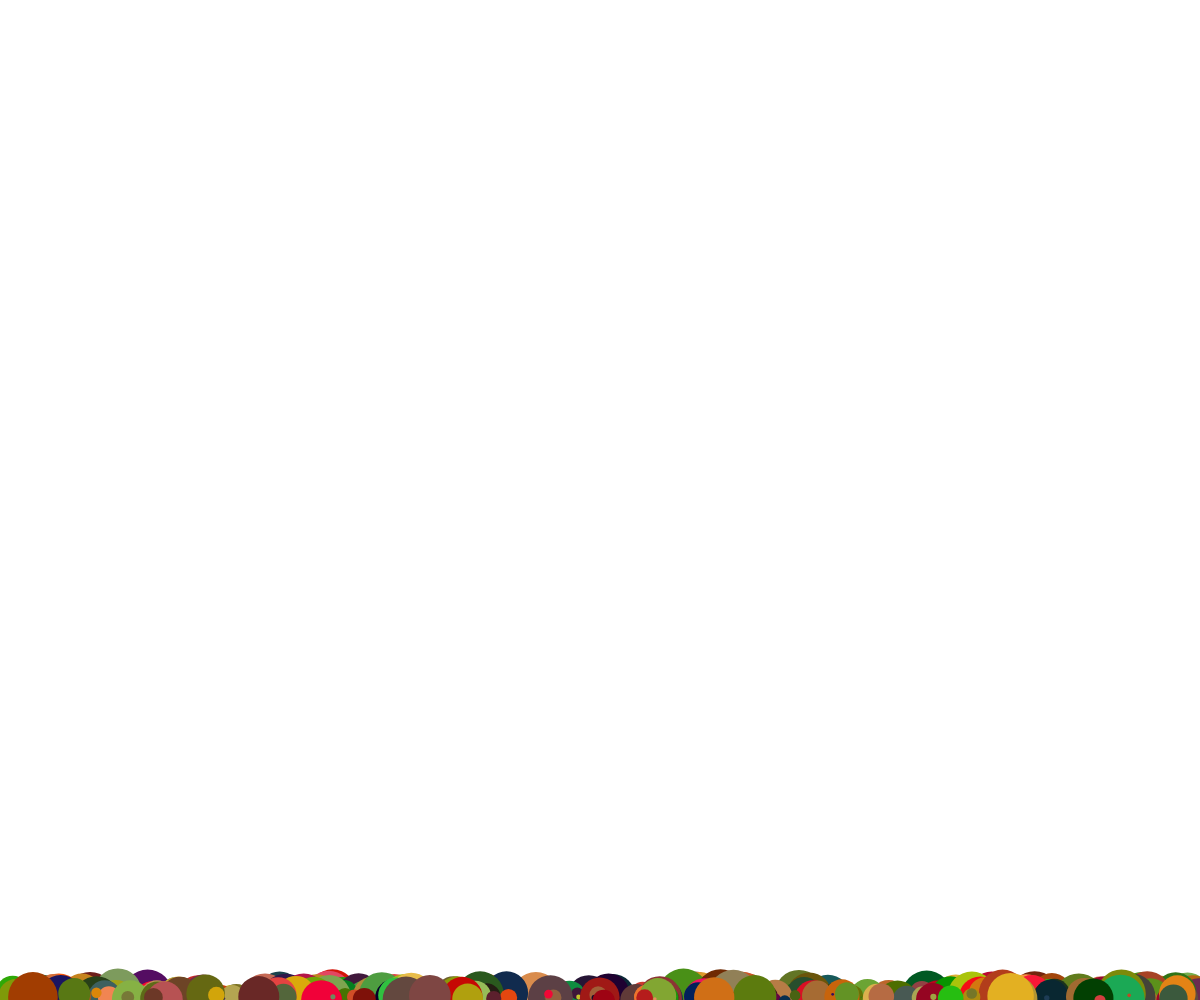
Frame 1 (no input)
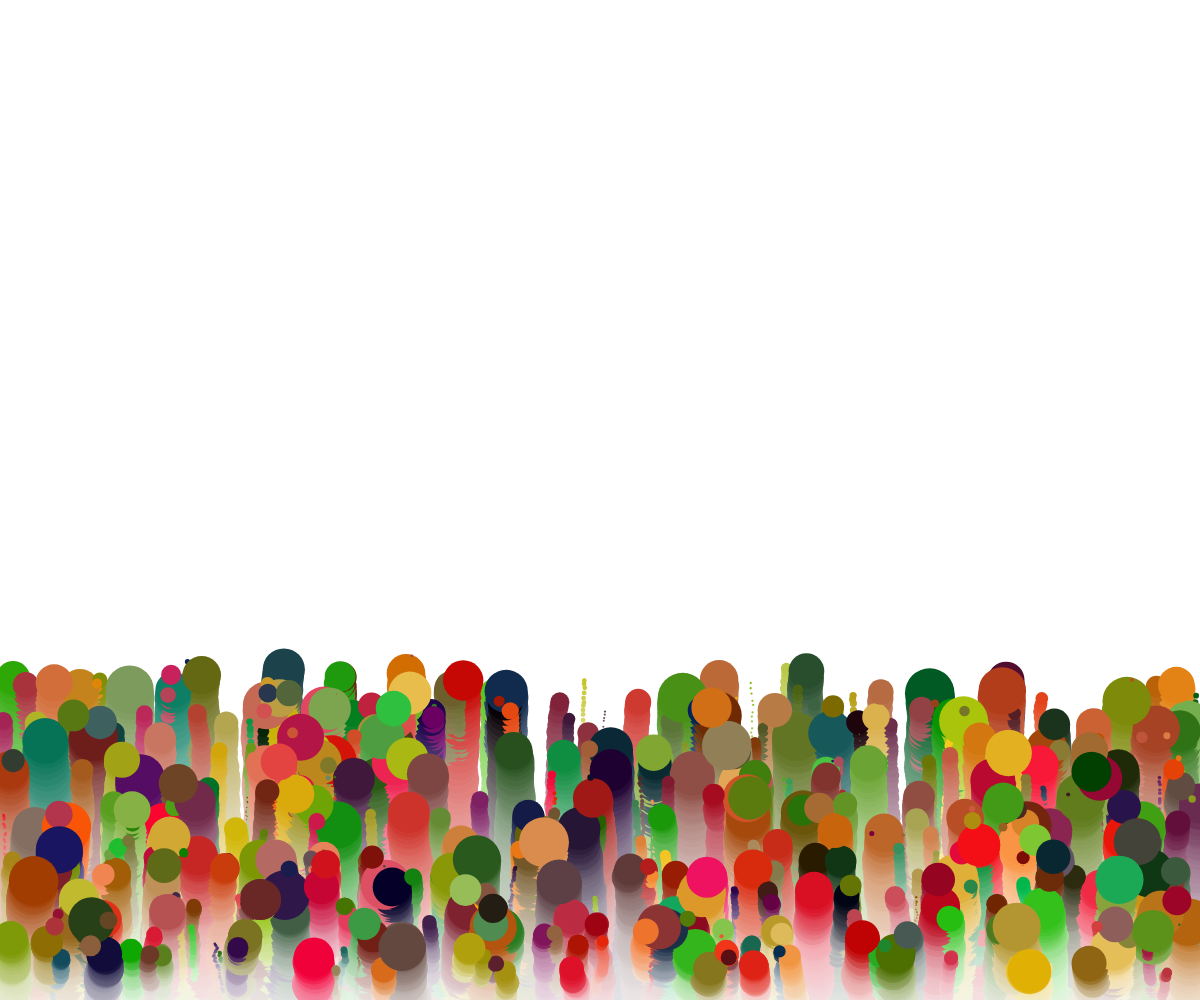
Frame 60 (no input)
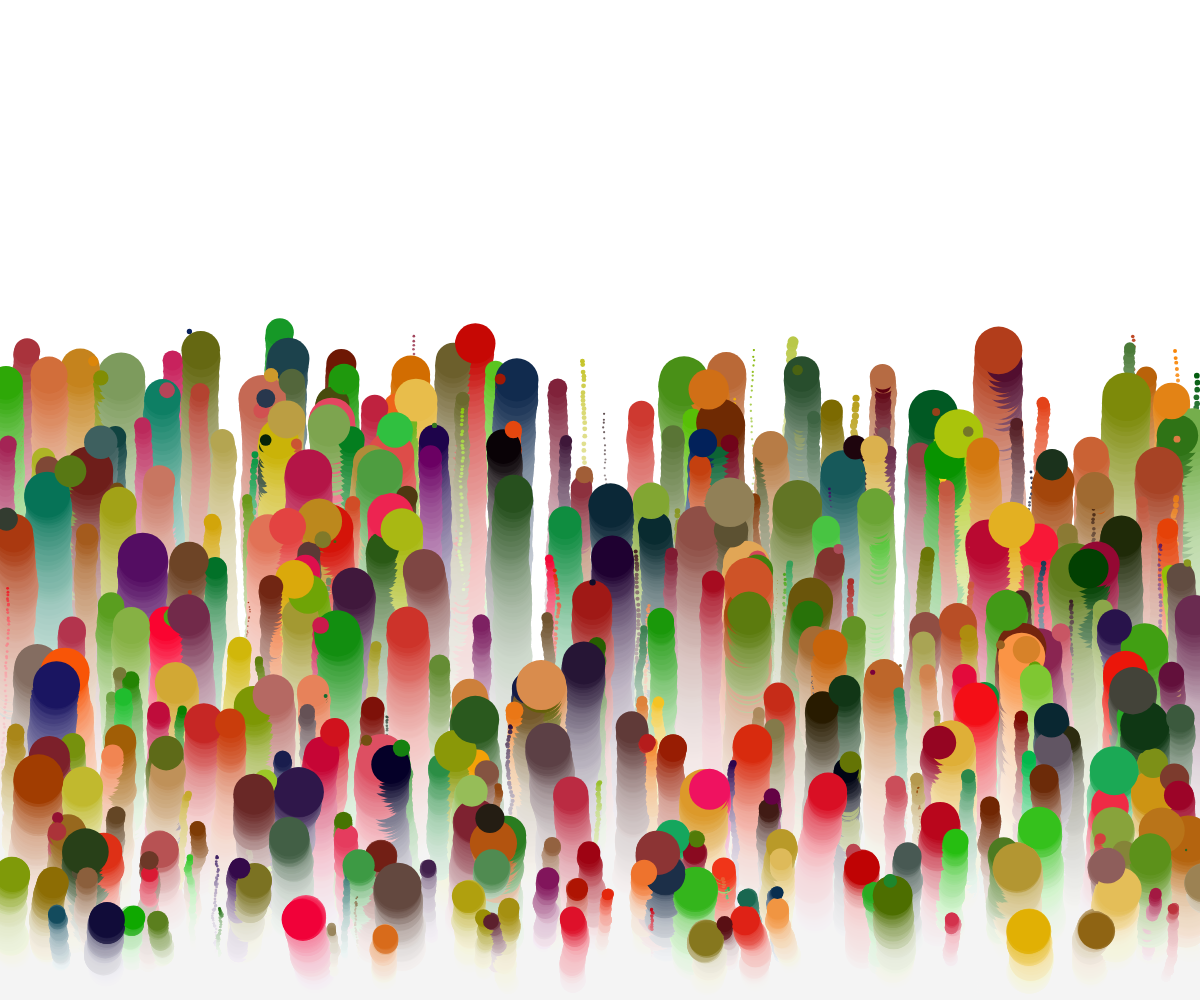
Frame 120 (the mouse pressed at the canvas centre since frame 60)

The p5.js sketch that drew these frames (run headless with seeded random() and noise() and a simulated clock; from frame 60 on, the mouse is pressed at the canvas centre):

// p5.js sketch
// ── sketch.js

let myBots = [];


function setup() {
  createCanvas(windowWidth, windowHeight); // wie gross ist die zeichenfläche
  for (var i = 0; i < 500; i++) {
    myBots.push(new Bot(random(0, width), height));
  }
  background(255, 255, 255);
}

function draw() {
  background(250, 250, 255,10);
  for (var i = 0; i < myBots.length; i++) {
    myBots[i].update();
    if (myBots[i].alive == 0) {
      myBots.splice(i, 1);
      myBots.push(new Bot(random(0, width), height));
    }
    myBots[i].draw();

  }
}

class Bot {
  constructor(x, y) {
    // initalisierung
    this.pos = createVector(x, y);
    this.speed = random(0.1, 5);
    this.color = color(random(250), random(200), random(100));
    this.size = random(50, 0);
    this.alive = 1;
  }

  update() {
    // verhalten
    this.pos.x = this.pos.x + random(-1, 1);
    this.pos.y = this.pos.y + random(-3, 2);
    this.pos.y = this.pos.y - this.speed;
    if (this.pos.y < -10) {
      this.alive = 0;
    }

  }

  draw() {
    // aussehen
    noStroke(); //(205);
    fill(this.color, 200);
    ellipse(this.pos.x, this.pos.y, this.size, this.size)
  }
}
